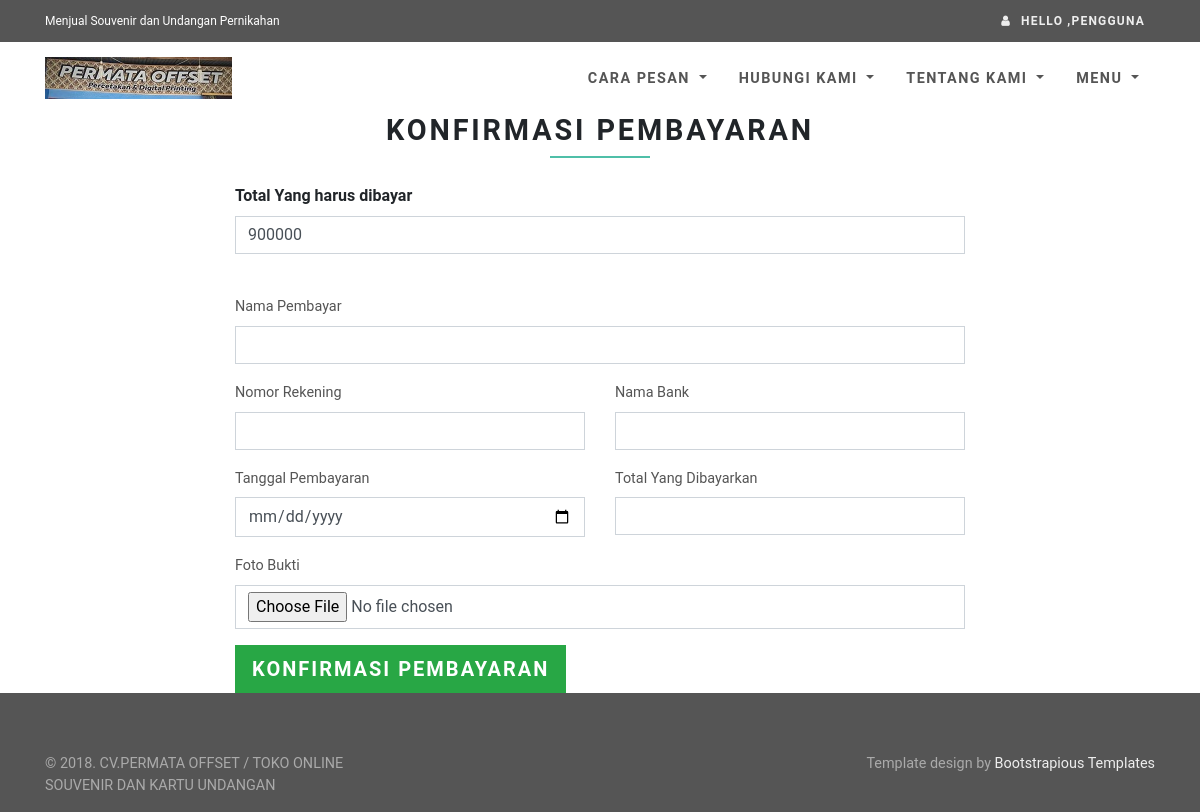
Page /konfirmasi-pembayaran.php (signed in) on the earlier database version.
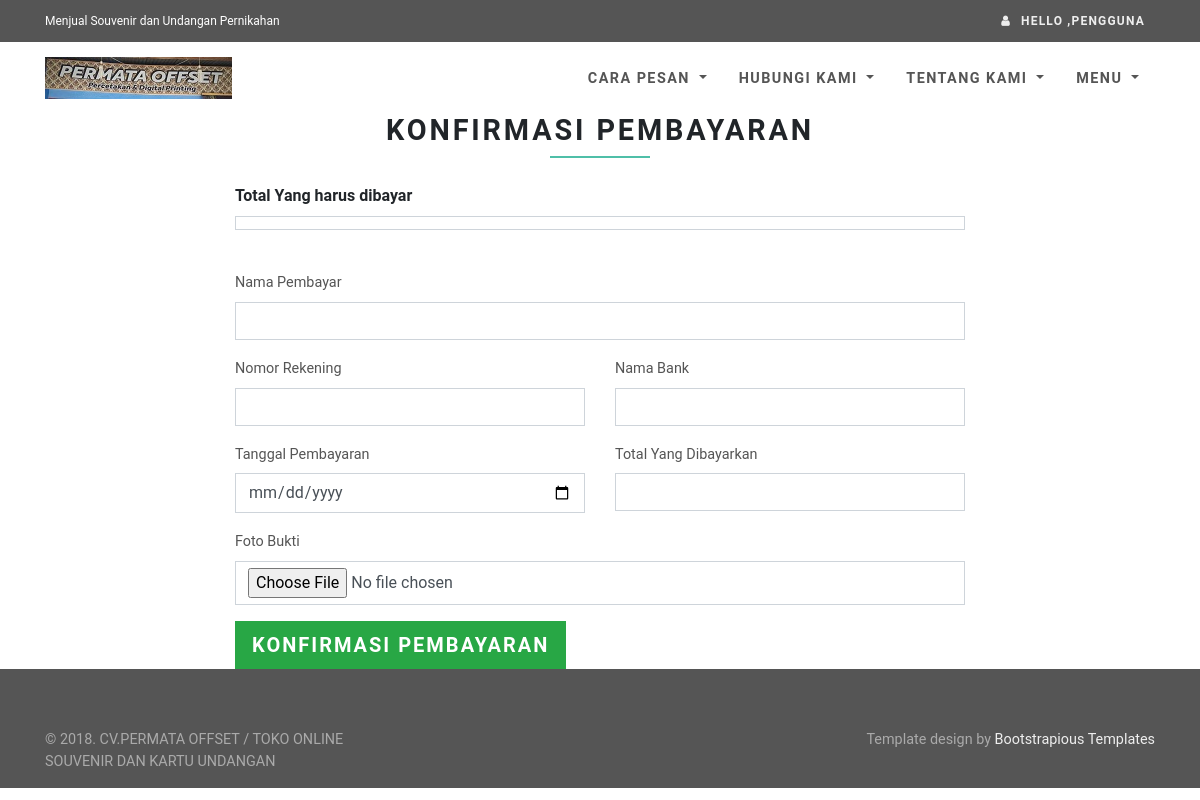
Same page on the later database version.
### tables this page shows
CREATE TABLE `tbl_pemesanan` (
  `id_pemesanan` varchar(100) NOT NULL,
  `nama_pemesan` varchar(200) NOT NULL,
  `alamat_pemesan` varchar(255) NOT NULL,
  `no_telp` varchar(14) NOT NULL,
  `id_user` int(11) NOT NULL,
  `total_harga` int(11) NOT NULL,
  `jumlah_pesan` int(11) NOT NULL,
  `id_produk` int(11) NOT NULL,
  `tgl_pesan` timestamp NOT NULL DEFAULT CURRENT_TIMESTAMP ON UPDATE CURRENT_TIMESTAMP,
  `id_kota` int(11) DEFAULT NULL,
  PRIMARY KEY (`id_pemesanan`)
);

### db.php (called while the page is built, shortened)
<?php
class Sparrow {
    protected $where;
    protected $sql;
    protected $db;
    protected $db_type;
    protected $stats;
    public $is_cached = false;
    public $stats_enabled = false;
    public $key_prefix = '';
    public function build($sql, $input) {
        return (strlen($input) > 0) ? ($sql.' '.$input) : $sql;
    }
    public function parseConnection($connection) {
        $url = parse_url($connection);
        $cfg = array();
        $cfg['type'] = isset($url['scheme']) ? $url['scheme'] : $url['path'];
        $cfg['hostname'] = isset($url['host']) ? $url['host'] : null;
        $cfg['database'] = isset($url['path']) ? substr($url['path'],1) : null;
        $cfg['username'] = isset($url['user']) ? $url['user'] : null;
        $cfg['password'] = isset($url['pass']) ? $url['pass'] : null;
        $cfg['port'] = isset($url['port']) ? $url['port'] : null;
        return $cfg;
    }
    public function reset() {
        $this->where = '';
        $this->joins = '';
        $this->order = '';
        $this->groups = '';
        $this->having = '';
        $this->distinct = '';
        $this->limit = '';
        $this->offset = '';
        $this->sql = '';
    }
    protected function parseCondition($field, $value = null, $join = '', $escape = true) {
        if (is_string($field)) {
            if ($value === null) return $join.' '.trim($field);
            return $join.' '.str_replace('|', '', $field).$condition.$value;
        }
    }
    public function from($table, $reset = true) {
        $this->table = $table;
        return $this;
    }
    public function where($field, $value = null) {
        $join = (empty($this->where)) ? 'WHERE' : '';
        $this->where .= $this->parseCondition($field, $value, $join);
        return $this;
    }
    public function limit($limit, $offset = null) {
        return $this;
    }
    public function select($fields = '*', $limit = null, $offset = null) {
        $fields = (is_array($fields)) ? implode(',', $fields) : $fields;
        return $this;
    }
    public function sql($sql = null) {
        if ($sql !== null) {
            $this->sql = trim(
                (is_array($sql)) ?
                    array_reduce($sql, array($this, 'build')) :
                    $sql
            );
            return $this;
        }
        return $this->sql;
    }
    public function setDb($db) {
        $this->db = null;
        if (is_string($db)) {
            $this->setDb($this->parseConnection($db));
        }
        else if (is_array($db)) {
            switch ($db['type']) {
                case 'mysqli':
                    $this->db = new mysqli(
                        $db['hostname'],
                        $db['username'],
                        $db['password'],
                        $db['database']
                    );
                    break;
            }
            $this->db_type = $db['type'];
        }
    }
    public function execute($key = null, $expire = 0) {
        $result = null;
        $this->is_cached = false;
        if (!empty($this->sql)) {
            $error = null;
            switch ($this->db_type) {
                case 'mysqli':
                    $result = $this->db->query($this->sql);
                    break;
            }
        }
        return $result;
    }
    public function many($key = null, $expire = 0) {
        $data = array();
        $result = $this->execute($key, $expire);
        if ($this->is_cached) {
            $data = $result;
            if ($this->stats_enabled) {
                $this->stats['cached'][$this->key_prefix.$key] = $this->sql;
            }
        }
        else {
            switch ($this->db_type) {
                case 'mysqli':
                    if (function_exists('mysqli_fetch_all')) {
                        $data = $result->fetch_all(MYSQLI_ASSOC);
                    }
                    else {
                        while ($row = $result->fetch_assoc()) {
                            $data[] = $row;
                        }
                    }
                    break;
            }
        }
        return $data;
    }
    public function one($key = null, $expire = 0) {
        $data = $this->many($key, $expire);
        $row = (!empty($data)) ? $data[0] : array();
        return $row;
    }
}

### konfirmasi-pembayaran.php (the view, shortened to what the changed rows need)
<?php
require "koneksi.php";
if($_SERVER['REQUEST_METHOD'] == 'POST'){
	parse_str($_SERVER['QUERY_STRING'], $qt);
	$data = $_POST;
	$data['foto_bukti'] = $_FILES['foto_bukti']['name'];
	$path = "konfirmasi/";
	$path = $path.basename($_FILES['foto_bukti']['name']);
	move_uploaded_file($_FILES['foto_bukti']['tmp_name'], $path);
	if(isset($qt['ulang'])){
		$data['status_pembayaran'] = 'Diproses';
		$msg->success('Konfirmasi ulang berhasil dilakukan.');
		$db->from('tbl_pembayaran')->where('id_pemesanan',$qt['id_pemesanan'])->update($data)->execute();
	}else {
		$msg->success('Konfirmasi pembayaran berhasil dilakukan');
		$db->from('tbl_pembayaran')->insert($data)->execute();
	}
	header('Location: daftar-transaksi.php');
}else{
include "template/head.php";
?>
<body>
<div id="all">
<?php
$detail = $db->from('tbl_pemesanan')->where('id_pemesanan',$_GET['id_pemesanan'])->select()->one();
include "template/header.php";
include "template/components.php";
?>
<div id="content">
<div class="container">
<div class="row">
<div class="col-md-8 mx-auto">
<form enctype="multipart/form-data" method="POST" action="">
<div class="heading text-center">
  <h2>Konfirmasi Pembayaran</h2>
</div>
<label for="tgl_pembayaran"><b>Total Yang harus dibayar</b></label>
<p class="form-control"><?php echo $detail['total_harga']; ?></p>
<br/>
<button class="btn btn-lg btn-success" type="submit">Konfirmasi Pembayaran</button>
</form>
</div>
</div>
</div>
<?php
include "template/footer.php";
}
?>

Differences in the rows shown:
removed tbl_pemesanan: total_harga "900000"
